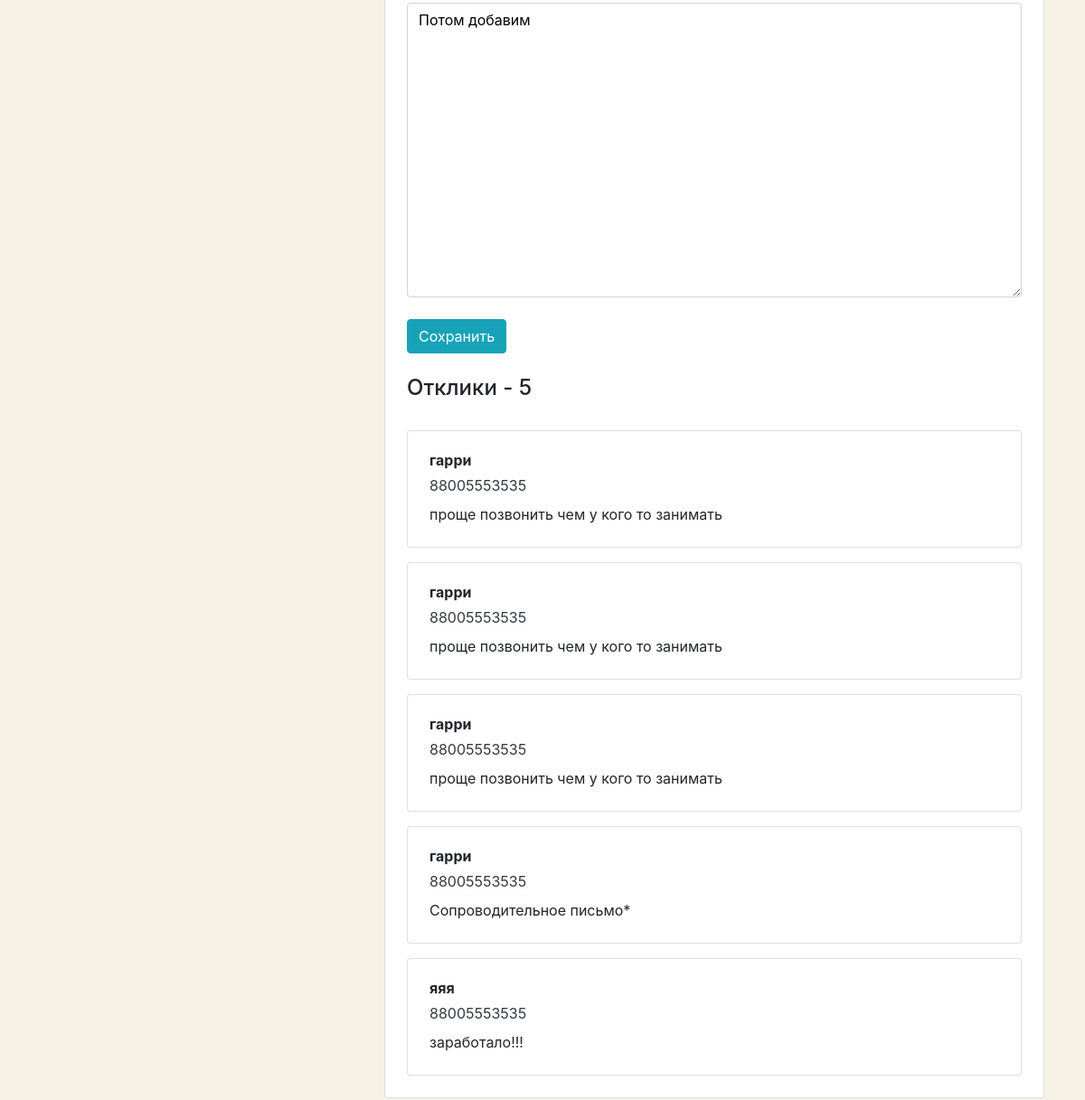
/mycompany/vacancies/1/ (signed in, lower part), run on an earlier commit of the app's database.
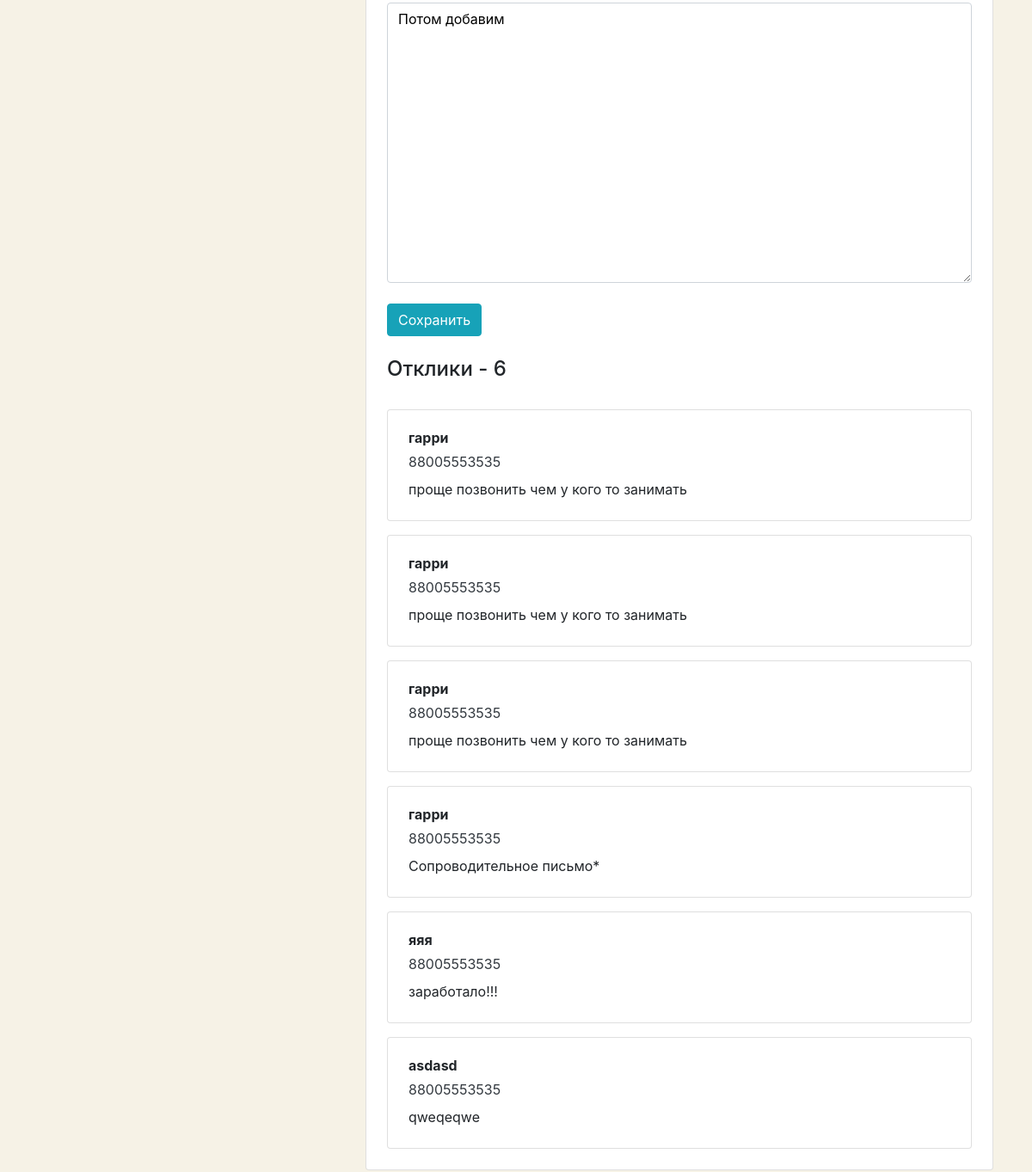
And on a later commit of the database.
### app_vacancies/models.py (models this page shows)
class Application(models.Model):
    written_username = models.CharField(max_length=24)
    written_phone = models.CharField(max_length=12)
    written_cover_letter = models.TextField()
    vacancy = models.ForeignKey(Vacancy, on_delete=models.CASCADE, related_name="applications")
    user = models.ForeignKey(User, on_delete=models.CASCADE, related_name="applications")

### app_vacancies/views.py (the view, shortened to what this page needs)
# urls.py: path('mycompany/vacancies/<int:id_vacancy>/', MyVacancyEditView.as_view()),
class MyVacancyEditView(View):
    model_changed = False
    def get(self, request, id_vacancy):
        vacancy = Vacancy.objects.filter(id=id_vacancy).first()
        user = request.user
        company = Company.objects.filter(owner=user).first()
        if vacancy:
            form = MyVacancyEditForm(instance=vacancy)
        applications = Application.objects.filter(vacancy=vacancy).all()
        return render(
            request, 'vacancy_edit.html',
            context={
                'applications': applications,
                'company': company,
                'form': form,
                'model_changed': self.model_changed,
                'vacancy': vacancy
            }
        )

### templates/vacancy_edit.html (shortened to what this page needs)
<!DOCTYPE html>
<html lang="ru">
<head>
  <link rel="stylesheet" href="https://stackpath.bootstrapcdn.com/bootstrap/4.3.1/css/bootstrap.min.css">
</head>
<body>
  <main class="container mt-3 pb-5">
    <div class="row mt-5">
      <div class="col-12 col-lg-4">
      </div>
      <div class="col-12 col-lg-8">
        <div class="card">
          <div class="card-body px-4 pb-4 tab-content">
            <section>
                        <form method="POST" action="/mycompany/vacancies/{{ vacancy.id }}">{% csrf_token %}
                            <div class="form-group pb-2">
                                {{ form.description }}
                            </div>
                            <div class="form-group">
                                <input type="submit" class="btn btn-info" value="Сохранить">
                            </div>
                        </form>
                        {% if applications %}
                        <h2 class="h4 pt-2 pb-3">Отклики - {{ applications.count }}</h2>
                        {% for applications in applications %}
                        <div class="card mt-3">
                            <div class="card-body px-4">
                                <p class="mb-1 font-weight-bold">{{ applications.written_username }}</p>
                                <p class="mb-2"><a href="tel:{{ applications.written_phone }}" class="text-dark">
                                    {{ applications.written_phone }}</a></p>
                                <p class="mb-1">{{ applications.written_cover_letter }}</p>
                            </div>
                        </div>
                        {% endfor %}
                        {% else %}
                        <h2 class="h4 pt-2 pb-3">Откликов нет</h2>
                        {% endif %}
                    </section>
          </div>
        </div>
      </div>
    </div>
  </main>
</body>
</html>

What changed in the data, as far as the page shows it:
added Application: written_username "asdasd", written_phone "88005553535", written_cover_letter "qweqeqwe"
Also different on the page:
{{ applications.count }}: "5" → "6"
